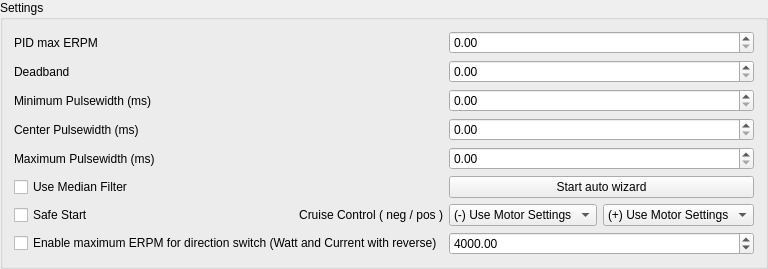
               <widget class="QGroupBox" name="groupBox_20">
                <property name="sizePolicy">
                 <sizepolicy hsizetype="Preferred" vsizetype="Preferred">
                  <horstretch>0</horstretch>
                  <verstretch>0</verstretch>
                 </sizepolicy>
                </property>
                <property name="title">
                 <string>Settings</string>
                </property>
                <property name="alignment">
                 <set>Qt::AlignLeading|Qt::AlignLeft|Qt::AlignTop</set>
                </property>
                <layout class="QGridLayout" name="gridLayout_17">
                 <item row="6" column="4">
                  <widget class="QComboBox" name="positivePPMCruiseControlDropDown">
                   <item>
                    <property name="text">
                     <string>(+) Use Motor Settings</string>
                    </property>
                   </item>
                   <item>
                    <property name="text">
                     <string>(+) Braking disabled</string>
                    </property>
                   </item>
                   <item>
                    <property name="text">
                     <string>(+) Braking enabled</string>
                    </property>
                   </item>
                   <item>
                    <property name="text">
                     <string>(+) No Cruise</string>
                    </property>
                   </item>
                  </widget>
                 </item>
                 <item row="1" column="1">
                  <widget class="QLabel" name="label_49">
                   <property name="sizePolicy">
                    <sizepolicy hsizetype="Preferred" vsizetype="Preferred">
                     <horstretch>0</horstretch>
                     <verstretch>0</verstretch>
                    </sizepolicy>
                   </property>
                   <property name="toolTip">
                    <string>&lt;html&gt;&lt;head/&gt;&lt;body&gt;&lt;p&gt;&lt;span style=&quot; font-weight:600;&quot;&gt;Deadband&lt;/span&gt; = This is a offset of the PPM signal before the VESC reacts on inputs from the throttle signal. The higher the more you have to push the throttle before the VESC reacts. Adjust it until it fits your needs.&lt;/p&gt;&lt;/body&gt;&lt;/html&gt;</string>
                   </property>
                   <property name="text">
                    <string>Deadband</string>
                   </property>
                  </widget>
                 </item>
                 <item row="2" column="1">
                  <widget class="QLabel" name="label_50">
                   <property name="sizePolicy">
                    <sizepolicy hsizetype="Preferred" vsizetype="Preferred">
                     <horstretch>0</horstretch>
                     <verstretch>0</verstretch>
                    </sizepolicy>
                   </property>
                   <property name="toolTip">
                    <string>&lt;html&gt;&lt;head/&gt;&lt;body&gt;&lt;p&gt;&lt;span style=&quot; font-weight:600;&quot;&gt;Minimum Pulsewidth (ms)&lt;/span&gt; = Set this to the value that you see in the display box when you make a full brake.&lt;br/&gt;&lt;br/&gt;To find a good setting for that value you can also use the auto wizard.&lt;/p&gt;&lt;/body&gt;&lt;/html&gt;</string>
                   </property>
                   <property name="text">
                    <string>Minimum Pulsewidth (ms)</string>
                   </property>
                  </widget>
                 </item>
                 <item row="3" column="1">
                  <widget class="QLabel" name="label_110">
                   <property name="sizePolicy">
                    <sizepolicy hsizetype="Preferred" vsizetype="Preferred">
                     <horstretch>0</horstretch>
                     <verstretch>0</verstretch>
                    </sizepolicy>
                   </property>
                   <property name="toolTip">
                    <string>&lt;html&gt;&lt;head/&gt;&lt;body&gt;&lt;p&gt;&lt;span style=&quot; font-weight:600;&quot;&gt;Center Pulsewidth (ms)&lt;/span&gt; = Set this to the value that you see in the display box when you don't touch the throttle (Idle).&lt;br/&gt;&lt;br/&gt;To find a good setting for that value you can also use the auto wizard.&lt;/p&gt;&lt;/body&gt;&lt;/html&gt;</string>
                   </property>
                   <property name="text">
                    <string>Center Pulsewidth (ms)</string>
                   </property>
                  </widget>
                 </item>
                 <item row="4" column="1">
                  <widget class="QLabel" name="label_51">
                   <property name="sizePolicy">
                    <sizepolicy hsizetype="Preferred" vsizetype="Preferred">
                     <horstretch>0</horstretch>
                     <verstretch>0</verstretch>
                    </sizepolicy>
                   </property>
                   <property name="toolTip">
                    <string>&lt;html&gt;&lt;head/&gt;&lt;body&gt;&lt;p&gt;&lt;span style=&quot; font-weight:600;&quot;&gt;Maximum Pulsewidth (ms)&lt;/span&gt; = Set this to the value that you see in the display box when you pull the throttle completely (full acceleration).&lt;br/&gt;&lt;br/&gt;To find a good setting for that value you can also use the auto wizard.&lt;/p&gt;&lt;/body&gt;&lt;/html&gt;</string>
                   </property>
                   <property name="text">
                    <string>Maximum Pulsewidth (ms)</string>
                   </property>
                  </widget>
                 </item>
                 <item row="5" column="1">
                  <widget class="QCheckBox" name="appconfPpmMedianFilterBox">
                   <property name="sizePolicy">
                    <sizepolicy hsizetype="Minimum" vsizetype="Fixed">
                     <horstretch>0</horstretch>
                     <verstretch>0</verstretch>
                    </sizepolicy>
                   </property>
                   <property name="toolTip">
                    <string>&lt;html&gt;&lt;head/&gt;&lt;body&gt;&lt;p&gt;Use a median filter to reject noise. This will introduce one sample delay.&lt;/p&gt;&lt;/body&gt;&lt;/html&gt;</string>
                   </property>
                   <property name="text">
                    <string>Use Median Filter</string>
                   </property>
                  </widget>
                 </item>
                 <item row="0" column="1">
                  <widget class="QLabel" name="label_45">
                   <property name="sizePolicy">
                    <sizepolicy hsizetype="Preferred" vsizetype="Preferred">
                     <horstretch>0</horstretch>
                     <verstretch>0</verstretch>
                    </sizepolicy>
                   </property>
                   <property name="toolTip">
                    <string>&lt;html&gt;&lt;head/&gt;&lt;body&gt;&lt;p&gt;&lt;span style=&quot; font-weight:600;&quot;&gt;PID max ERPM&lt;/span&gt; = Maximum allowed ERPM speed. Is especially needed for PID control mode. So when the throttle is pulled 100% then this is the Speed the VESC tries to reach.&lt;/p&gt;&lt;/body&gt;&lt;/html&gt;</string>
                   </property>
                   <property name="text">
                    <string>PID max ERPM</string>
                   </property>
                  </widget>
                 </item>
                 <item row="6" column="1">
                  <widget class="QCheckBox" name="appconfPpmSafeStartBox">
                   <property name="sizePolicy">
                    <sizepolicy hsizetype="Minimum" vsizetype="Fixed">
                     <horstretch>0</horstretch>
                     <verstretch>0</verstretch>
                    </sizepolicy>
                   </property>
                   <property name="toolTip">
                    <string>&lt;html&gt;&lt;head/&gt;&lt;body&gt;&lt;p&gt;Don't give throttle unless the received output has been 0 for at least 50 pulses. The counter is reset on boot, every time a new configuration is loaded and when a timeout occurs.&lt;/p&gt;&lt;/body&gt;&lt;/html&gt;</string>
                   </property>
                   <property name="text">
                    <string>Safe Start</string>
                   </property>
                  </widget>
                 </item>
                 <item row="6" column="3">
                  <widget class="QComboBox" name="negativePPMCruiseControlDropDown">
                   <item>
                    <property name="text">
                     <string>(-) Use Motor Settings</string>
                    </property>
                   </item>
                   <item>
                    <property name="text">
                     <string>(-) Braking disabled</string>
                    </property>
                   </item>
                   <item>
                    <property name="text">
                     <string>(-) Braking enabled</string>
                    </property>
                   </item>
                   <item>
                    <property name="text">
                     <string>(-) No Cruise</string>
                    </property>
                   </item>
                  </widget>
                 </item>
                 <item row="6" column="2">
                  <widget class="QLabel" name="label_115">
                   <property name="toolTip">
                    <string>&lt;html&gt;&lt;head/&gt;&lt;body&gt;&lt;p&gt;Here you can adjust if it is allowed for the Cruise Control to brake or not when you steer left or right with the steering channel. This needs to be setup at the slave where the Control mode &amp;quot;Cruise Control via Secondary Channel&amp;quot; is activated. You can also use the parameter in the motor settings advanced tab or disable the cruise functionality for one side if you only have a button instead of a steering.&lt;br/&gt;&lt;br/&gt;You need to check in the Display below if the Pulsewith becomes higher or lower when you steer to a side. When it becomes lower then you can adjust it with the negative (-) value. If it becomes higher you can adjust it with the positive (+) value.&lt;/p&gt;&lt;/body&gt;&lt;/html&gt;</string>
                   </property>
                   <property name="layoutDirection">
                    <enum>Qt::LeftToRight</enum>
                   </property>
                   <property name="text">
                    <string>Cruise Control ( neg / pos )</string>
                   </property>
                   <property name="alignment">
                    <set>Qt::AlignRight|Qt::AlignTrailing|Qt::AlignVCenter</set>
                   </property>
                  </widget>
                 </item>
                 <item row="5" column="3" colspan="2">
                  <widget class="QPushButton" name="ppmSignalAutoWizard">
                   <property name="toolTip">
                    <string>&lt;html&gt;&lt;head/&gt;&lt;body&gt;&lt;p&gt;Starts the auto wizard to identify the PPM settings. Follow the instructions. &lt;br/&gt;It is recommended to set the control mode to disabled first and write the setting before you start the wizard. this way you avoid that the motor starts to spin during detection. But it also works when the motor is spinning.&lt;/p&gt;&lt;/body&gt;&lt;/html&gt;</string>
                   </property>
                   <property name="text">
                    <string>Start auto wizard</string>
                   </property>
                  </widget>
                 </item>
                 <item row="4" column="3" colspan="2">
                  <widget class="QDoubleSpinBox" name="appconfPpmPulseWidthBox">
                   <property name="sizePolicy">
                    <sizepolicy hsizetype="Minimum" vsizetype="Minimum">
                     <horstretch>0</horstretch>
                     <verstretch>0</verstretch>
                    </sizepolicy>
                   </property>
                   <property name="minimumSize">
                    <size>
                     <width>0</width>
                     <height>0</height>
                    </size>
                   </property>
                   <property name="alignment">
                    <set>Qt::AlignLeading|Qt::AlignLeft|Qt::AlignVCenter</set>
                   </property>
                   <property name="maximum">
                    <double>20.000000000000000</double>
                   </property>
                   <property name="singleStep">
                    <double>0.100000000000000</double>
                   </property>
                  </widget>
                 </item>
                 <item row="3" column="3" colspan="2">
                  <widget class="QDoubleSpinBox" name="appconfPpmPulseCenterBox">
                   <property name="sizePolicy">
                    <sizepolicy hsizetype="Minimum" vsizetype="Minimum">
                     <horstretch>0</horstretch>
                     <verstretch>0</verstretch>
                    </sizepolicy>
                   </property>
                   <property name="minimumSize">
                    <size>
                     <width>0</width>
                     <height>0</height>
                    </size>
                   </property>
                   <property name="alignment">
                    <set>Qt::AlignLeading|Qt::AlignLeft|Qt::AlignVCenter</set>
                   </property>
                   <property name="maximum">
                    <double>10.000000000000000</double>
                   </property>
                   <property name="singleStep">
                    <double>0.100000000000000</double>
                   </property>
                  </widget>
                 </item>
                 <item row="2" column="3" colspan="2">
                  <widget class="QDoubleSpinBox" name="appconfPpmPulseStartBox">
                   <property name="sizePolicy">
                    <sizepolicy hsizetype="Minimum" vsizetype="Minimum">
                     <horstretch>0</horstretch>
                     <verstretch>0</verstretch>
                    </sizepolicy>
                   </property>
                   <property name="minimumSize">
                    <size>
                     <width>0</width>
                     <height>0</height>
                    </size>
                   </property>
                   <property name="alignment">
                    <set>Qt::AlignLeading|Qt::AlignLeft|Qt::AlignVCenter</set>
                   </property>
                   <property name="maximum">
                    <double>10.000000000000000</double>
                   </property>
                   <property name="singleStep">
                    <double>0.100000000000000</double>
                   </property>
                  </widget>
                 </item>
                 <item row="1" column="3" colspan="2">
                  <widget class="QDoubleSpinBox" name="appconfPpmHystBox">
                   <property name="sizePolicy">
                    <sizepolicy hsizetype="Minimum" vsizetype="Minimum">
                     <horstretch>0</horstretch>
                     <verstretch>0</verstretch>
                    </sizepolicy>
                   </property>
                   <property name="minimumSize">
                    <size>
                     <width>0</width>
                     <height>0</height>
                    </size>
                   </property>
                   <property name="alignment">
                    <set>Qt::AlignLeading|Qt::AlignLeft|Qt::AlignVCenter</set>
                   </property>
                   <property name="maximum">
                    <double>1.000000000000000</double>
                   </property>
                   <property name="singleStep">
                    <double>0.050000000000000</double>
                   </property>
                  </widget>
                 </item>
                 <item row="0" column="3" colspan="2">
                  <widget class="QDoubleSpinBox" name="appconfPpmPidMaxErpmBox">
                   <property name="sizePolicy">
                    <sizepolicy hsizetype="Minimum" vsizetype="Minimum">
                     <horstretch>0</horstretch>
                     <verstretch>0</verstretch>
                    </sizepolicy>
                   </property>
                   <property name="minimumSize">
                    <size>
                     <width>0</width>
                     <height>0</height>
                    </size>
                   </property>
                   <property name="alignment">
                    <set>Qt::AlignLeading|Qt::AlignLeft|Qt::AlignVCenter</set>
                   </property>
                   <property name="maximum">
                    <double>200000.000000000000000</double>
                   </property>
                   <property name="singleStep">
                    <double>100.000000000000000</double>
                   </property>
                  </widget>
                 </item>
                 <item row="8" column="3" colspan="2">
                  <widget class="QDoubleSpinBox" name="appconfPpmMaxErpmDirBox">
                   <property name="minimum">
                    <double>1.000000000000000</double>
                   </property>
                   <property name="maximum">
                    <double>200000.000000000000000</double>
                   </property>
                   <property name="singleStep">
                    <double>100.000000000000000</double>
                   </property>
                   <property name="value">
                    <double>4000.000000000000000</double>
                   </property>
                  </widget>
                 </item>
                 <item row="8" column="1" colspan="2">
                  <widget class="QCheckBox" name="appconfPpmMaxErpmDirActive">
                   <property name="text">
                    <string>Enable maximum ERPM for direction switch (Watt and Current with reverse)</string>
                   </property>
                  </widget>
                 </item>
                </layout>
               </widget>
